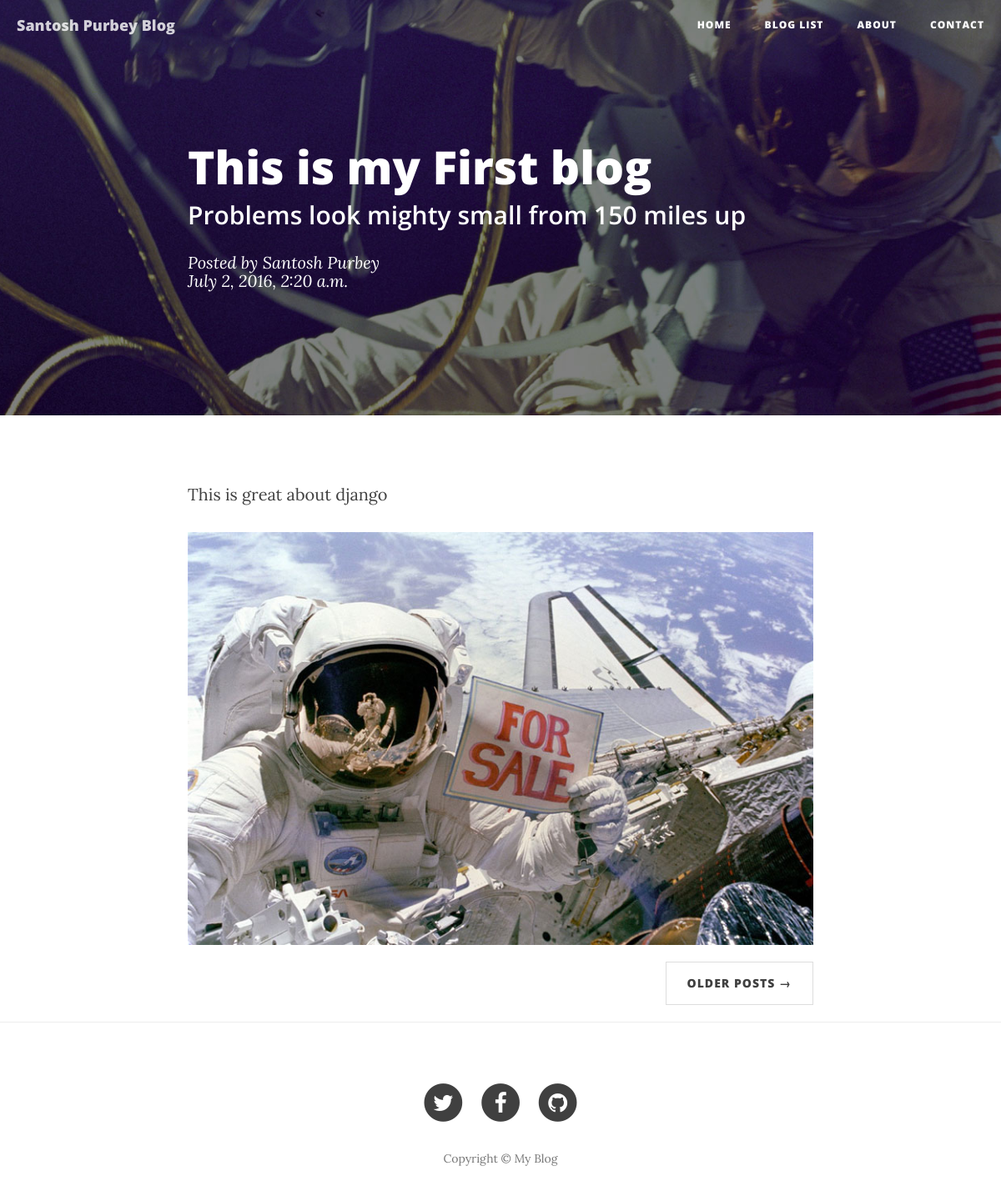
/post/1, run on an earlier commit of the app's database.
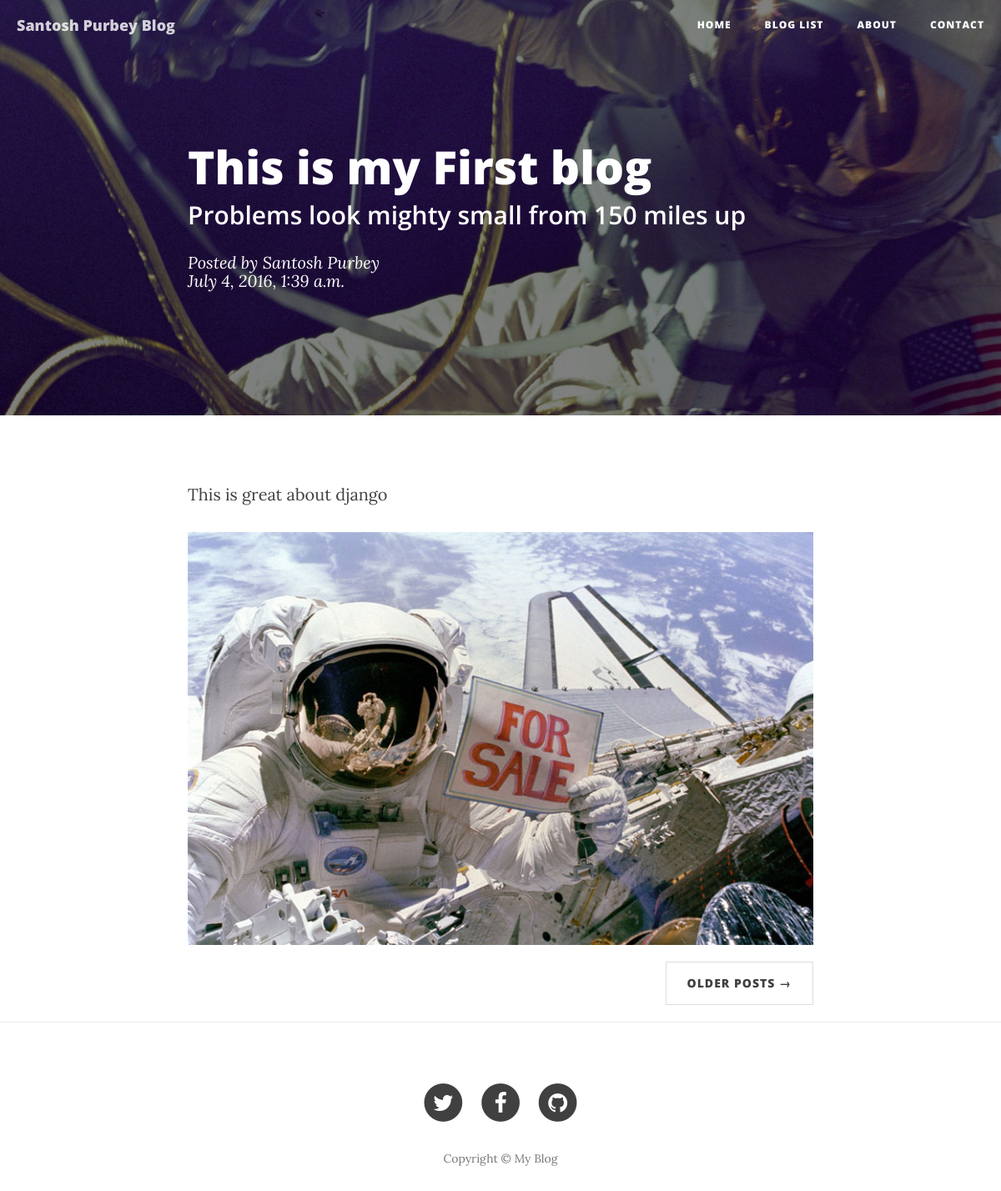
And on a later commit of the database.
### blog_app/models.py (models this page shows, shortened)
class PostBlog(models.Model):
    title = models.CharField(help_text='write beautiful title of your blog', max_length=140)
    image = models.ImageField(null=True, blank=True, upload_to='Blog Image',)
    content = models.TextField(help_text='Write something you wish to write!')
    author = models.CharField(help_text='full Name', max_length=60)
    publish = models.BooleanField(default=False)
    created = models.DateTimeField(auto_now_add=True, auto_now=False)
    updated = models.DateTimeField(auto_now_add=False, auto_now=True)

### blog_app/views.py (the view)
# urls.py: url(r'^post/(?P<id>\d+)$', detail_view, name='detail'),
def detail_view(request, id):
	template = 'detail.html'
	blog = PostBlog.objects.get(id=id)
	context = {
	'title': 'Detail page- Blog',
	'blog': blog
	}
	return render(request, template, context)

### templates/detail.html (shortened to what this page needs)
{% extends 'base.html' %}
{% load staticfiles %}
 {% block header %}
    <header class="intro-header" style="background-image: url('{% static "img/post-bg.jpg" %}')">
        <div class="container">
            <div class="row">
                <div class="col-lg-8 col-lg-offset-2 col-md-10 col-md-offset-1">
                    <div class="post-heading">
                        <h1>{{ blog.title }}</h1>
                        <h2 class="subheading">Problems look mighty small from 150 miles up</h2>
                        <span class="meta">Posted by <a href="#">{{ blog.author }}<br/></a>{{ blog.updated }}</span>
                    </div>
                </div>
            </div>
        </div>
    </header>
{% endblock header %}
{% block container %}
                    <p>{{ blog.content }}</p>
    <img class="img-responsive" src="{% static 'img/post-sample-image.jpg' %}" alt="">
{% endblock container %}

### templates/base.html (shortened to what this page needs)
{% load staticfiles %}
<!DOCTYPE html>
<html lang="en">
<head>
    {% include 'css.html' %}
</head>
<body>
   {% include 'navbar.html' %}
    {% block header %}
    {% endblock header %}
    <div class="container">
        <div class="row">
            <div class="col-lg-8 col-lg-offset-2 col-md-10 col-md-offset-1">
                {% block container %}
                {% endblock container %}
                <ul class="pager">
                    <li class="next">
                        <a href="#">Older Posts &rarr;</a>
                    </li>
                </ul>
            </div>
        </div>
    </div>
    <hr>
    {% include 'footer.html' %}
</body>
</html>

### templates/css.html (shortened to what this page needs)
{% load staticfiles %}
    <link href="{% static 'css/bootstrap.min.css' %}" rel="stylesheet">
    <link href="{% static 'css/clean-blog.min.css' %}" rel="stylesheet">
    <link href="http://maxcdn.bootstrapcdn.com/font-awesome/4.1.0/css/font-awesome.min.css" rel="stylesheet" type="text/css">

### templates/navbar.html (shortened to what this page needs)
{% load staticfiles %}
  <nav class="navbar navbar-default navbar-custom navbar-fixed-top">
        <div class="container-fluid">
            <div class="navbar-header page-scroll">
                <a class="navbar-brand" href="{% url 'home' %}">Santosh Purbey Blog</a>
            </div>
            <div class="collapse navbar-collapse" id="bs-example-navbar-collapse-1">
                <ul class="nav navbar-nav navbar-right">
                    <li>
                        <a href="{% url 'home' %}">Home</a>
                    </li>
                    <li>
                        <a href="{% url 'blogs' %}">Blog List</a>
                    </li>
                    <li>
                        <a href="{% url 'about' %}">About</a>
                    </li>
                    <li>
                        <a href="{% url 'contact' %}">Contact</a>
                    </li>
                </ul>
            </div>
        </div>
    </nav>

### templates/footer.html
{% load staticfiles %}
{% block footer %}
<footer>
        <div class="container">
            <div class="row">
                <div class="col-lg-8 col-lg-offset-2 col-md-10 col-md-offset-1">
                    <ul class="list-inline text-center">
                        <li>
                            <a href="#">
                                <span class="fa-stack fa-lg">
                                    <i class="fa fa-circle fa-stack-2x"></i>
                                    <i class="fa fa-twitter fa-stack-1x fa-inverse"></i>
                                </span>
                            </a>
                        </li>
                        <li>
                            <a href="#">
                                <span class="fa-stack fa-lg">
                                    <i class="fa fa-circle fa-stack-2x"></i>
                                    <i class="fa fa-facebook fa-stack-1x fa-inverse"></i>
                                </span>
                            </a>
                        </li>
                        <li>
                            <a href="#">
                                <span class="fa-stack fa-lg">
                                    <i class="fa fa-circle fa-stack-2x"></i>
                                    <i class="fa fa-github fa-stack-1x fa-inverse"></i>
                                </span>
                            </a>
                        </li>
                    </ul>
                    <p class="copyright text-muted">Copyright &copy; My Blog</p>
                </div>
            </div>
        </div>
</footer>
{% endblock footer %}

### templates/javascripts.html (shortened to what this page needs)
{% load staticfiles %}

What changed in the data, as far as the page shows it:
changed PostBlog "This is my First blog": updated "July 2, 2016, 2:20 a.m." → "July 4, 2016, 1:39 a.m."
